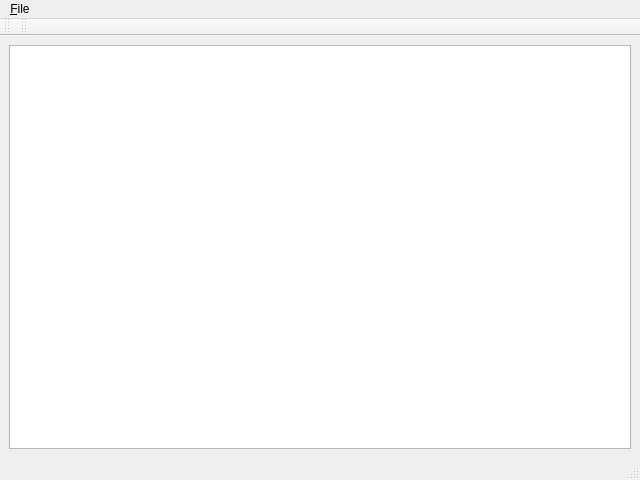
<?xml version="1.0" encoding="UTF-8"?>
<ui version="4.0">
 <class>MainWindow</class>
 <widget class="QMainWindow" name="MainWindow">
  <property name="geometry">
   <rect>
    <x>0</x>
    <y>0</y>
    <width>640</width>
    <height>480</height>
   </rect>
  </property>
  <property name="windowTitle">
   <string>MainWindow</string>
  </property>
  <widget class="QWidget" name="centralwidget">
   <layout class="QHBoxLayout" name="horizontalLayout">
    <item>
     <widget class="QTableView" name="tableView"/>
    </item>
   </layout>
  </widget>
  <widget class="QMenuBar" name="menubar">
   <property name="geometry">
    <rect>
     <x>0</x>
     <y>0</y>
     <width>640</width>
     <height>25</height>
    </rect>
   </property>
   <widget class="QMenu" name="menu_File">
    <property name="title">
     <string>&amp;File</string>
    </property>
    <addaction name="action_New"/>
    <addaction name="action_Open"/>
    <addaction name="action_Save"/>
    <addaction name="actionSave_As"/>
    <addaction name="separator"/>
    <addaction name="action_Close"/>
   </widget>
   <addaction name="menu_File"/>
  </widget>
  <widget class="QStatusBar" name="statusbar"/>
  <widget class="QToolBar" name="toolBar">
   <property name="windowTitle">
    <string>toolBar</string>
   </property>
   <attribute name="toolBarArea">
    <enum>TopToolBarArea</enum>
   </attribute>
   <attribute name="toolBarBreak">
    <bool>false</bool>
   </attribute>
  </widget>
  <widget class="QToolBar" name="toolBar_2">
   <property name="windowTitle">
    <string>toolBar_2</string>
   </property>
   <attribute name="toolBarArea">
    <enum>TopToolBarArea</enum>
   </attribute>
   <attribute name="toolBarBreak">
    <bool>false</bool>
   </attribute>
  </widget>
  <action name="action_New">
   <property name="text">
    <string>&amp;New</string>
   </property>
   <property name="shortcut">
    <string>Ctrl+N</string>
   </property>
  </action>
  <action name="action_Open">
   <property name="text">
    <string>&amp;Open...</string>
   </property>
   <property name="shortcut">
    <string>Ctrl+O</string>
   </property>
  </action>
  <action name="action_Save">
   <property name="text">
    <string>&amp;Save</string>
   </property>
   <property name="shortcut">
    <string>Ctrl+S</string>
   </property>
  </action>
  <action name="actionSave_As">
   <property name="text">
    <string>Save &amp;As...</string>
   </property>
   <property name="shortcut">
    <string>Ctrl+Shift+S</string>
   </property>
  </action>
  <action name="action_Close">
   <property name="text">
    <string>&amp;Close</string>
   </property>
   <property name="shortcut">
    <string>Ctrl+W</string>
   </property>
  </action>
 </widget>
 <resources/>
 <connections/>
</ui>
